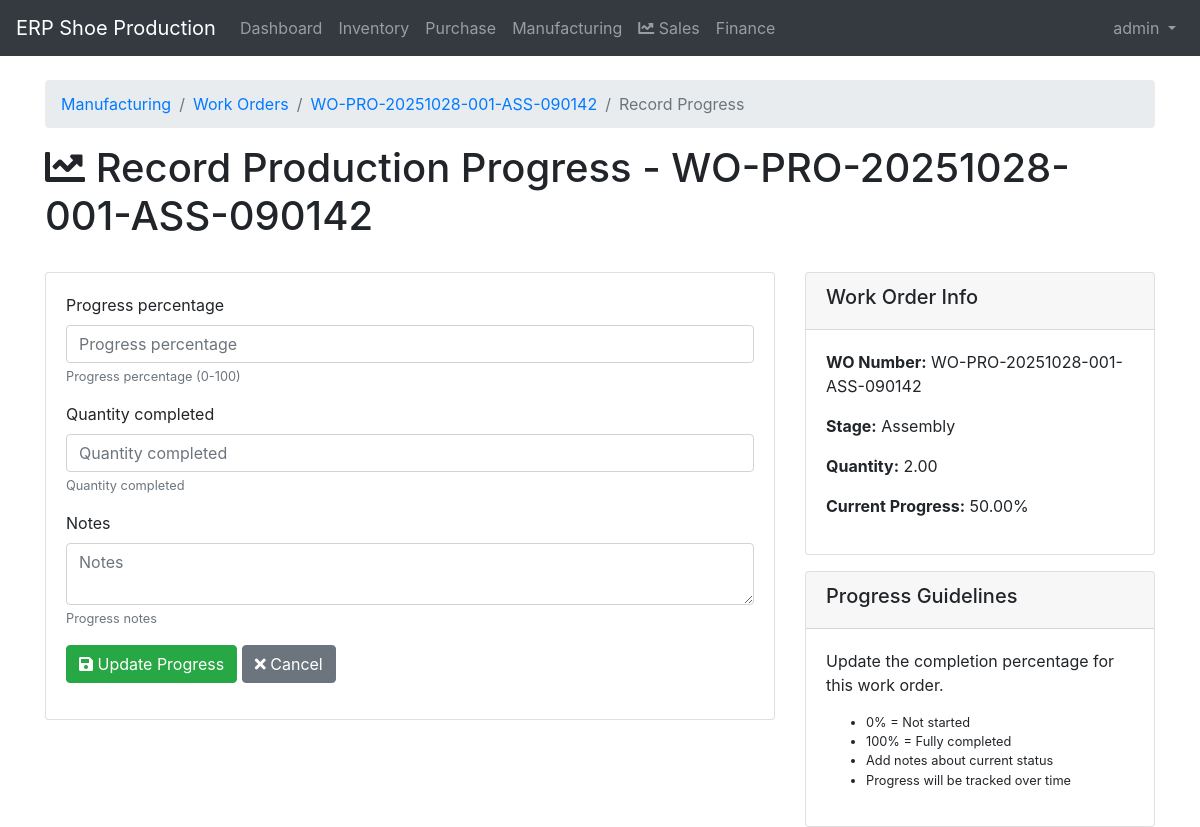
Screenshot of /manufacturing/work-orders/2/record-progress/ (signed in) with the database file from the repository.
### manufacturing/models.py (models this page shows, shortened)
class WorkOrder(models.Model):
    STATUS_CHOICES = [
        ('pending', 'Pending'),
        ('in_progress', 'In Progress'),
        ('completed', 'Completed'),
        ('on_hold', 'On Hold'),
        ('cancelled', 'Cancelled'),
    ]
    STAGE_CHOICES = [
        ('gurat', 'Gurat (Cutting)'),
        ('assembly', 'Assembly'),
        ('press', 'Press'),
        ('finishing', 'Finishing'),
    ]
    wo_number = models.CharField(max_length=20, unique=True, help_text="Work order number")
    production_order = models.ForeignKey(ProductionOrder, on_delete=models.CASCADE, related_name='work_orders')
    stage = models.CharField(max_length=20, choices=STAGE_CHOICES, help_text="Production stage")
    quantity = models.DecimalField(max_digits=10, decimal_places=2, help_text="Quantity for this work order")
    status = models.CharField(max_length=20, choices=STATUS_CHOICES, default='pending')
    planned_start_date = models.DateField(help_text="Planned start date for this stage")
    planned_end_date = models.DateField(help_text="Planned completion date for this stage")
    actual_start_date = models.DateField(null=True, blank=True, help_text="Actual start date")
    actual_end_date = models.DateField(null=True, blank=True, help_text="Actual completion date")
    assigned_to = models.ForeignKey(User, on_delete=models.SET_NULL, null=True, blank=True, related_name='assigned_work_orders')
    supervisor = models.ForeignKey(User, on_delete=models.SET_NULL, null=True, blank=True, related_name='supervised_work_orders')
    notes = models.TextField(blank=True, help_text="Work instructions and notes")
    created_at = models.DateTimeField(auto_now_add=True)
    updated_at = models.DateTimeField(auto_now=True)
    class Meta:
        ordering = ['production_order', 'stage']
        verbose_name = 'Work Order'
        verbose_name_plural = 'Work Orders'
    @property
    def progress_percentage(self):
        latest_progress = self.progress_entries.first()
        if latest_progress:
            return latest_progress.progress_percentage
        return 0

class ProductionProgress(models.Model):
    work_order = models.ForeignKey(WorkOrder, on_delete=models.CASCADE, related_name='progress_entries')
    progress_percentage = models.DecimalField(max_digits=5, decimal_places=2, help_text="Progress percentage (0-100)")
    quantity_completed = models.DecimalField(max_digits=10, decimal_places=2, help_text="Quantity completed")
    progress_date = models.DateTimeField(default=timezone.now, help_text="Date of progress update")
    recorded_by = models.ForeignKey(User, on_delete=models.CASCADE, related_name='progress_entries')
    notes = models.TextField(blank=True, help_text="Progress notes")
    created_at = models.DateTimeField(auto_now_add=True)
    class Meta:
        ordering = ['-progress_date']
        verbose_name = 'Production Progress'
        verbose_name_plural = 'Production Progress'

### manufacturing/views.py (the view)
# urls.py: path('work-orders/<int:wo_pk>/record-progress/', views.record_production_progress, name='record_production_progress'),
@login_required
def record_production_progress(request, wo_pk):
    wo = get_object_or_404(WorkOrder, pk=wo_pk)
    if request.method == 'POST':
        form = ProductionProgressForm(request.POST)
        if form.is_valid():
            progress = form.save(commit=False)
            progress.work_order = wo
            progress.recorded_by = request.user
            progress.save()
            messages.success(request, f'Progress updated to {progress.progress_percentage}% for {wo.wo_number}.')
            return redirect('work_order_detail', pk=wo.pk)
    else:
        form = ProductionProgressForm()
    context = {
        'form': form,
        'wo': wo,
        'title': f'Record Production Progress - {wo.wo_number}'
    }
    return render(request, 'manufacturing/record_progress.html', context)

### manufacturing/forms.py
class ProductionProgressForm(forms.ModelForm):
    class Meta:
        model = ProductionProgress
        fields = ['progress_percentage', 'quantity_completed', 'notes']
        widgets = {
            'progress_percentage': forms.NumberInput(attrs={'min': '0', 'max': '100', 'step': '0.01'}),
            'quantity_completed': forms.NumberInput(attrs={'step': '0.01'}),
            'notes': forms.Textarea(attrs={'rows': 2}),
        }

### templates/manufacturing/record_progress.html (shortened to what this page needs)
{% extends 'base.html' %}
{% load bootstrap4 %}
{% block content %}
<div class="row">
    <div class="col-12">
        <nav aria-label="breadcrumb">
            <ol class="breadcrumb">
                <li class="breadcrumb-item"><a href="{% url 'manufacturing_list' %}">Manufacturing</a></li>
                <li class="breadcrumb-item"><a href="{% url 'work_order_list' %}">Work Orders</a></li>
                <li class="breadcrumb-item"><a href="{% url 'work_order_detail' wo.pk %}">{{ wo.wo_number }}</a></li>
                <li class="breadcrumb-item active">Record Progress</li>
            </ol>
        </nav>
        <h1><i class="fas fa-chart-line"></i> {{ title }}</h1>
    </div>
</div>
<div class="row mt-4">
    <div class="col-md-8">
        <div class="card">
            <div class="card-body">
                <form method="post">
                    {% bootstrap_form form %}
                    <div class="form-group">
                        <button type="submit" class="btn btn-success">
                            <i class="fas fa-save"></i> Update Progress
                        </button>
                        <a href="{% url 'work_order_detail' wo.pk %}" class="btn btn-secondary">
                            <i class="fas fa-times"></i> Cancel
                        </a>
                    </div>
                </form>
            </div>
        </div>
    </div>
    <div class="col-md-4">
        <div class="card">
            <div class="card-header">
                <h5>Work Order Info</h5>
            </div>
            <div class="card-body">
                <p><strong>WO Number:</strong> {{ wo.wo_number }}</p>
                <p><strong>Stage:</strong> {{ wo.stage|title }}</p>
                <p><strong>Quantity:</strong> {{ wo.quantity }}</p>
                <p><strong>Current Progress:</strong> {{ wo.progress_percentage }}%</p>
            </div>
        </div>
        <div class="card mt-3">
            <div class="card-header">
                <h5>Progress Guidelines</h5>
            </div>
            <div class="card-body">
                <p>Update the completion percentage for this work order.</p>
                <ul class="small">
                    <li>0% = Not started</li>
                    <li>100% = Fully completed</li>
                    <li>Add notes about current status</li>
                    <li>Progress will be tracked over time</li>
                </ul>
            </div>
        </div>
    </div>
</div>
{% endblock %}

### templates/base.html (shortened to what this page needs)
<!DOCTYPE html>
<html lang="en">
<head>
    <link href="https://stackpath.bootstrapcdn.com/bootstrap/4.5.2/css/bootstrap.min.css" rel="stylesheet">
    <link rel="stylesheet" href="https://cdnjs.cloudflare.com/ajax/libs/font-awesome/5.15.1/css/all.min.css">
</head>
<body>
    <nav class="navbar navbar-expand-lg navbar-dark bg-dark">
        <a class="navbar-brand" href="{% url 'dashboard' %}">ERP Shoe Production</a>
        <div class="collapse navbar-collapse" id="navbarNav">
            <ul class="navbar-nav mr-auto">
                <li class="nav-item">
                    <a class="nav-link" href="{% url 'dashboard' %}">Dashboard</a>
                </li>
                {% if user.is_authenticated %}
                    {% if user.userprofile.role == 'admin' or user.userprofile.role == 'inventory_manager' %}
                    <li class="nav-item">
                        <a class="nav-link" href="{% url 'inventory_list' %}">Inventory</a>
                    </li>
                    {% endif %}
                    {% if user.userprofile.role == 'admin' or user.userprofile.role == 'purchase_manager' %}
                    <li class="nav-item">
                        <a class="nav-link" href="{% url 'purchase_list' %}">Purchase</a>
                    </li>
                    {% endif %}
                    {% if user.userprofile.role == 'admin' or user.userprofile.role == 'manufacturing_manager' %}
                    <li class="nav-item">
                        <a class="nav-link" href="{% url 'manufacturing_list' %}">Manufacturing</a>
                    </li>
                    {% endif %}
                    {% if user.userprofile.role == 'admin' or user.userprofile.role == 'sales_manager' %}
                    <li class="nav-item">
                        <a class="nav-link" href="{% url 'sales_list' %}">
                            <i class="fas fa-chart-line"></i> Sales
                        </a>
                    </li>
                    {% endif %}
                    {% if user.userprofile.role == 'admin' or user.userprofile.role == 'finance_manager' %}
                    <li class="nav-item">
                        <a class="nav-link" href="{% url 'finance_dashboard' %}">Finance</a>
                    </li>
                    {% endif %}
                {% endif %}
            </ul>
            <ul class="navbar-nav">
                {% if user.is_authenticated %}
                <li class="nav-item dropdown">
                    <a class="nav-link dropdown-toggle" href="#" id="navbarDropdown" role="button" data-toggle="dropdown" aria-haspopup="true" aria-expanded="false">
                        {{ user.username }}
                    </a>
                </li>
                {% else %}
                <li class="nav-item">
                    <a class="nav-link" href="{% url 'login' %}">Login</a>
                </li>
                {% endif %}
            </ul>
        </div>
    </nav>
    <div class="container mt-4">
        {% block content %}{% endblock %}
    </div>
</body>
</html>

### rows the page displays
WorkOrder: wo_number "WO-PRO-20251028-001-ASS-090142", stage "Assembly", quantity "2.00", progress_percentage "50.00"

### other values shown
{{ user.username }} "admin"
{{ title }} "Record Production Progress - WO-PRO-20251028-001-ASS-090142"
